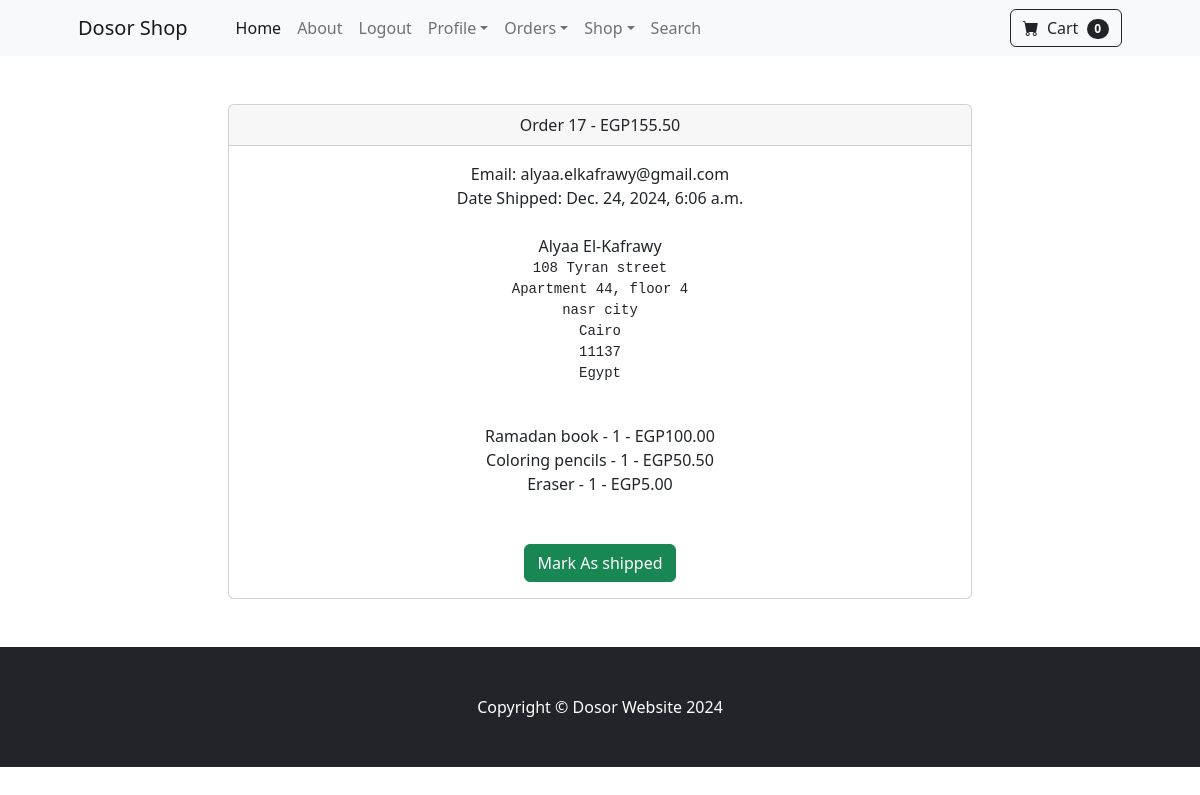
The page /payment/orders/17 (signed in) on the database its author committed.
### payment/models.py (models this page shows, shortened)
class Order(models.Model):
	user = models.ForeignKey(User, on_delete=models.CASCADE, null=True, blank= True)
	full_name = models.CharField(max_length=255)
	email = models.EmailField(max_length=255)
	shipping_address= models.TextField(max_length=15000)
	amount_paid = models.DecimalField(max_digits=10, decimal_places=2)
	date_ordered = models.DateTimeField(auto_now_add=True)
	shipped = models.BooleanField(default=False)
	date_shipped = models.DateTimeField(blank=True, null=True)

class OrderItem(models.Model):
	order = models.ForeignKey(Order, on_delete=models.CASCADE, null=True)
	product = models.ForeignKey(Product, on_delete=models.CASCADE, null=True)
	user = models.ForeignKey(User, on_delete=models.CASCADE, null=True, blank= True)
	quantity = models.PositiveBigIntegerField(default=1)
	price = models.DecimalField(max_digits=10, decimal_places=2)

### store/models.py (models this page shows)
class Product (models.Model):
    user = models.ForeignKey(User, related_name='products', on_delete=models.CASCADE)
    category = models.ForeignKey(Category, related_name='products', on_delete=models.CASCADE)
    line = models.ForeignKey(Line, related_name='products', on_delete=models.CASCADE, null=True, blank=True)
    name= models.CharField(max_length=50)
    description = models.TextField(blank=True)
    price = models.FloatField()
    created_at = models.DateTimeField(auto_now_add=True)
    updated_at = models.DateTimeField(auto_now=True)
    image = models.ImageField(null=True, blank=True, upload_to='images/')
    is_sale = models.BooleanField(default=False)
    sale_price = models.FloatField(null=True, blank=True)
    class Meta:
        ordering = ('-created_at',)
    def __str__(self):
        return self.name

### payment/views.py (the view, shortened to what this page needs)
# urls.py: path('orders/<int:pk>', views.orders, name='orders')
def orders(request, pk):
	if request.user.is_authenticated and request.user.is_superuser:
		order = Order.objects.get(id=pk)
		items = OrderItem.objects.filter(order=pk)
		return render(request, "payment/orders.html", {"order":order, "items":items})
	else:
		messages.success(request, 'Access denied')
		return redirect ('home')

### cart/cart.py (called while the page is built)
	def __len__(self):
		return len(self.cart)

### cart/context_processors.py (called while the page is built)
def cart (request):
	return {'cart': Cart(request)}

### payment/templates/payment/orders.html (shortened to what this page needs)
{% extends 'base.html' %}
{% block content %}
        <div class = 'container'>
            <div class='row'>
                <center>
                    <div class='col-8'>
                        <br><br>
<div class="card">
  <div class="card-header">
    Order {{order.id}} - EGP{{order.amount_paid}}
  </div>
  <div class="card-body">
    Email: {{order.email}}<br>
    {%if order.date_shipped%}
        Date Shipped: {{order.date_shipped}}
    {%else%}
        Date Ordered: {{order.date_ordered}}
    {%endif%}
<br><br>
{{order.full_name}}<br>
<pre>{{order.shipping_address}}
</pre>
<br>
{% for item in items %}
{{item.product}} - {{item.quantity}} - EGP{{item.price}}<br>
{% endfor %}
<br><br>
{% if not order.shipped %}
<form method="POST">
    <button type="submit" class="btn btn-success">Mark As shipped</button>
</form>
{% else %}
<form method="POST">
    {% csrf_token %}
    <input type="hidden" name="shipping_status" value="false">
    <button type="submit" class="btn btn-danger">Mark As Not shipped</button>
</form>
{% endif %}
  </div>
</div>
                    <br><br>
                </div>
            </center>
        </div>
        </div>
{% endblock %}

### rows shown on the page
Order: id "17", amount_paid "155.50", email "alyaa.elkafrawy@gmail.com", date_shipped "Dec. 24, 2024, 6:06 a.m.", full_name "Alyaa El-Kafrawy", shipping_address "108 Tyran street Apartment 44, floor 4 nasr city Cairo 11137 Egypt"
OrderItem: product "Ramadan book", quantity "1", price "100.00"
OrderItem: product "Coloring pencils", quantity "1", price "50.50"
OrderItem: product "Eraser", quantity "1", price "5.00"

### other values the page prints
{{ cart|length }} "0"
